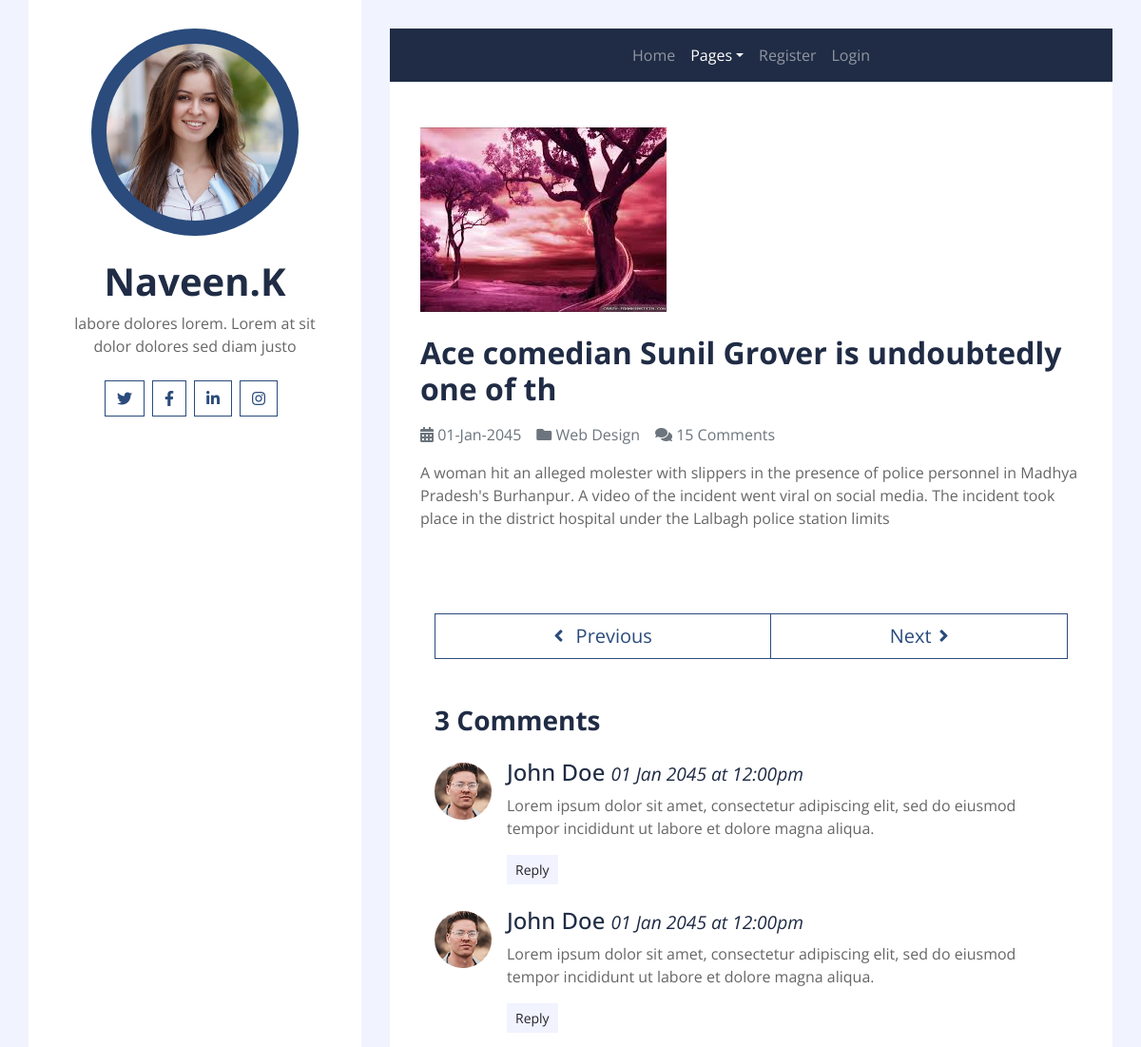
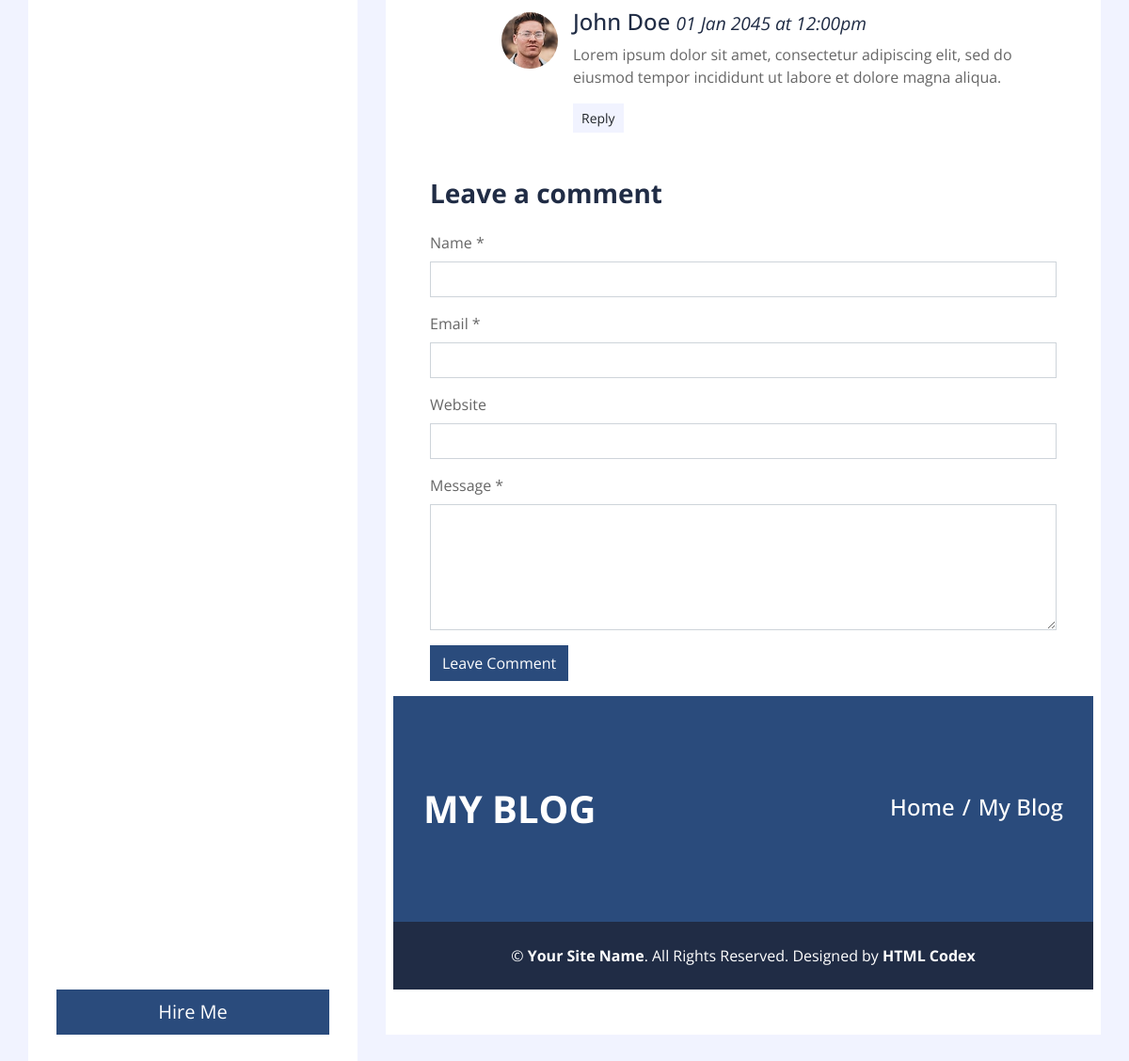
Page /single/4/ on the committed database (2 pictures, top to bottom).
### user/models.py (models this page shows, shortened)
class Post(models.Model):
    title=models.CharField(max_length=50)
    image = models.ImageField(upload_to='images/', blank=True)
    content=models.TextField(max_length=1000)

### user/views.py (the view)
# urls.py: path('single/<int:id>/',views.single, name='single'),
def single(request,id):
    blog = Post.objects.get(id=id)
    return render(request,'single.html', {'blog': blog})

### user/templates/single.html (shortened to what this page needs)
{% extends 'theme.html' %}
{% load static %}
{% block content %}
            <div class="container py-5 px-2 bg-white">
                <div class="row px-4">
                    <div class="col-12">
                        <img class="img-fluid mb-4" src="{{blog.image.url}}" alt="Image">
                        <h2 class="mb-3 font-weight-bold">{{blog.title}}</h2>
                        <div class="d-flex">
                            <p class="mr-3 text-muted"><i class="fa fa-calendar-alt"></i> 01-Jan-2045</p>
                            <p class="mr-3 text-muted"><i class="fa fa-folder"></i> Web Design</p>
                            <p class="mr-3 text-muted"><i class="fa fa-comments"></i> 15 Comments</p>
                        </div>
                        <p>{{blog.content}}</p>
                    <div class="col-12 py-4">
                    </div>
                    <div class="col-12 py-4">
                        <div class="btn-group btn-group-lg w-100">
                            <button type="button" class="btn btn-outline-primary"><i class="fa fa-angle-left mr-2"></i> Previous</button>
                            <button type="button" class="btn btn-outline-primary">Next<i class="fa fa-angle-right ml-2"></i></button>
                        </div>
                    </div>
                    <div class="col-12 py-4">
                        <h3 class="mb-4 font-weight-bold">3 Comments</h3>
                        <div class="media mb-4">
                            <img src="img/user.jpg" alt="Image" class="mr-3 mt-1 rounded-circle" style="width:60px;">
                            <div class="media-body">
                                <h4>John Doe <small><i>01 Jan 2045 at 12:00pm</i></small></h4>
                                <p>Lorem ipsum dolor sit amet, consectetur adipiscing elit, sed do eiusmod tempor incididunt ut labore et dolore magna aliqua.
                                </p>
                                <button class="btn btn-sm btn-light">Reply</button>
                            </div>
                        </div>
                        <div class="media mb-4">
                            <img src="img/user.jpg" alt="Image" class="mr-3 mt-1 rounded-circle"
                                style="width:60px;">
                            <div class="media-body">
                                <h4>John Doe <small><i>01 Jan 2045 at 12:00pm</i></small></h4>
                                <p>Lorem ipsum dolor sit amet, consectetur adipiscing elit, sed do eiusmod tempor incididunt ut labore et dolore magna aliqua.
                                </p>
                                <button class="btn btn-sm btn-light">Reply</button>
                                <div class="media mt-4">
                                    <img src="img/user.jpg" alt="Image" class="mr-3 mt-1 rounded-circle"
                                        style="width:60px;">
                                    <div class="media-body">
                                        <h4>John Doe <small><i>01 Jan 2045 at 12:00pm</i></small></h4>
                                        <p>Lorem ipsum dolor sit amet, consectetur adipiscing elit, sed do eiusmod tempor incididunt ut labore et dolore magna aliqua.
                                        </p>
                                        <button class="btn btn-sm btn-light">Reply</button>
                                    </div>
                                </div>
                            </div>
                        </div>
                    </div>
                    <div class="col-12">
                        <h3 class="mb-4 font-weight-bold">Leave a comment</h3>
                        <form>
                            <div class="form-group">
                                <label for="name">Name *</label>
                                <input type="text" class="form-control" id="name">
                            </div>
                            <div class="form-group">
                                <label for="email">Email *</label>
                                <input type="email" class="form-control" id="email">
                            </div>
                            <div class="form-group">
                                <label for="website">Website</label>
                                <input type="url" class="form-control" id="website">
                            </div>
                            <div class="form-group">
                                <label for="message">Message *</label>
                                <textarea id="message" cols="30" rows="5" class="form-control"></textarea>
                            </div>
                            <div class="form-group">
                                <input type="submit" value="Leave Comment" class="btn btn-primary">
                            </div>
                        </form>
                    </div>
                </div>
            </div>
{% endblock %}

### rows in the picture
Post: image (picture), title "Ace comedian Sunil Grover is undoubtedly one of th", content "A woman hit an alleged molester with slippers in the presence of police personnel in Madhya Pradesh's Burhanpur. A video of the incident went viral on social media. The incident took place in the district hospital under the Lalbagh police station limits"
